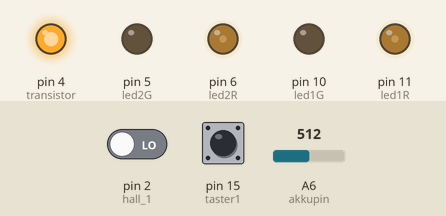
Recording of a program running on a simulated Arduino Nano, built with avr-gcc and run on an emulated ATmega328P. On the bench: output pins drawn as LEDs (lit = HIGH). Inputs (shaded band) come from the test bench; at power-on: A6 (akkupin) = 512, pin 2 (hall_1) LOW, pin 15 (taster1) HIGH. What the program prints to the serial monitor is not drawn.

Above: at 1.2 s.
1.3 s: A6 (akkupin) set to 574
4.3 s: A6 (akkupin) set to 602
At 5.4 s:
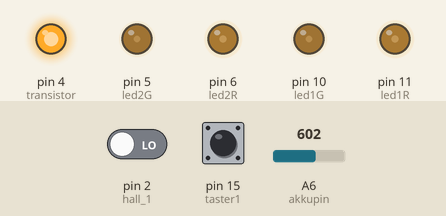
5.8 s: A6 (akkupin) set to 810
At 6.5 s:
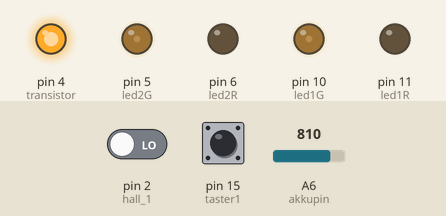
Timing chart, 0 to 8.8 s (numbered marks = the images above; inputs shaded):
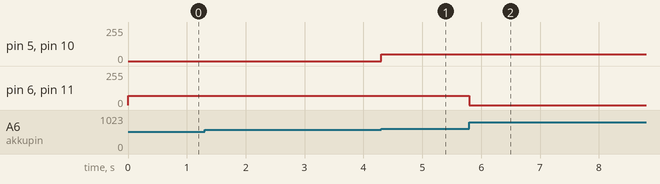

The program:

main.cpp
```cpp
#include <Arduino.h>
#include <PulseInZero.h>
#include <Wire.h>
#include <Adafruit_MCP4725.h>
Adafruit_MCP4725 dac;

const int AnzahlWerte = 10;
String strEingabe;
int werte [AnzahlWerte];
int kommas [AnzahlWerte+1];
boolean bNewdata = false;

//Akku und LED variablen---------------
int akku=0; //    variable für akkumesswert
int akkumitte=610; //schwellwert für mittleren ladezustand
int akkuleer=590; //schwellwert für leeren ladezustand
int gruenpwm=50; // pwmwert 0 bis 255 für grünanteil
int rotpwm=70;  // pwmwert 0 bis 255 für rotanteil
int akkustop=0; //bei 1 wird fahren deaktiviert, bei 0 fahren möglich

//Pinbelegung--------------------
int led1G=10;
int led1R=11;
int led2G=5;
int led2R=6;
int transistor=4; // Transistor an Pin D4
int lenksensor=7; // Graues Kabel zum Lenksensor für Lenkwinkelnullpunkt Sinal = LOW sonst HIGH
int hall_1=2; //erster Hallsensor für Geschwindigkeit
int hall_2=3; //zweiter Hallsensor für Drehrichtung
int taster1=15; //taster1 an D15 bzw A1
int akkupin=A6; //akkuspannung an A6 Prüfen!!!

//Zeit und geschwindigkeits variablen--------------------------------------
unsigned long time=0;
unsigned long halldauer=0;
unsigned long powertime=0;
unsigned long powertimeout=120000; //120 Sekunden

//sonstige Variablen----------------------------------------------------
int richtung;
int gasminaus=800;
int gas=1250; // maximal ca 3200 -> ca 4 Volt für ebike controller
int taster=0;
//---------------------------------------------------------------------------------

void akkustand()
{
	akku=analogRead(akkupin);// Akku voll Grün
	if (akku>akkumitte)
	{
	  analogWrite(led1G,gruenpwm);
	  analogWrite(led2G,gruenpwm);
	  analogWrite(led1R,0);
	  analogWrite(led2R,0);
	  akkustop=0;
	}

	if (akku<=akkumitte&&akku>akkuleer)// Akku<=mitte & akku>leer -> Gelb
	{
	  analogWrite(led1G,gruenpwm);
	  analogWrite(led2G,gruenpwm);
	  analogWrite(led1R,rotpwm);
	  analogWrite(led2R,rotpwm);
	  akkustop=0;
	}

	if (akku<=akkuleer)
	{
	  analogWrite(led1G,0);
	  analogWrite(led2G,0);
	  analogWrite(led1R,rotpwm);
	  analogWrite(led2R,rotpwm);
	  akkustop=1;
	}
}
//----------------------------------------------------------------

void gastaster()
{
   int _taster1=digitalRead(taster1);

  if (_taster1==LOW) //taster1&2 abfragen (mit pullup, d.h. gedrückt = LOW)
    {
		taster=1;
    }
  else //wenn beide HIGH sind alles deaktivieren
    {
		taster=0;
	}

}

void hallinterrupt(unsigned long duration)
{
	halldauer = duration; //duration wird vom interrupt uebergeben: pulse length in microseconds
	richtung = digitalRead(hall_2);
	/* Start listening again... Sobald der interrupt einmal gecalled wird
	ist der interrupt vorerst deaktiviert und muss manuell wieder
	aktiviert werden. */
	PulseInZero::begin();
  }

void setup()
{
  Serial.begin(115200);
  PulseInZero::setup(hallinterrupt);
  PulseInZero::begin(); //nur zur Erinnerung: PulseInZero::abandon();

  dac.begin(0x62);
  dac.setVoltage(0, false);

  pinMode(led1G, OUTPUT); // Grüne LED1
  pinMode(led1R, OUTPUT); // Rote LED1
  pinMode(led2G, OUTPUT); // Grüne LED2
  pinMode(led2R, OUTPUT); // Rote LED2
  pinMode(hall_1, INPUT); // Halleingang1 D2
  pinMode(hall_2, INPUT); // Halleingang2 D3
  pinMode(lenksensor, INPUT); // Lenksensor auf D7 (Bei Rabe ungenutzt, da Lenkbares Rad mit Sensor)
  pinMode(taster1, INPUT_PULLUP); //Taster1 eingang (A1/15)
  pinMode(transistor, OUTPUT); //Transistor für Selbsthalteschaltung
  digitalWrite(transistor, HIGH); //Halteschaltung aktivieren
  kommas[0] = -1;

}

void loop()
{

    if (Serial.available()){
     strEingabe=Serial.readString();
     bNewdata = true;
 }
 if (bNewdata) { // Wird nur ausgeführt wennn neue Daten vorliegen!
    bNewdata = false;
    for(int i=0;i<AnzahlWerte;i++){
      kommas[i+1] = strEingabe.indexOf(",",kommas[i]+1);
      werte[i] = strEingabe.substring(kommas[i]+1,kommas[i+1]).toInt();
      }
      gas=werte[0]; //beliebig erweitern...
   }

   Serial.print(halldauer);
   Serial.print(",");
   Serial.print(gas);
   Serial.print(",");
   Serial.println("");//beliebig erweitern...

time=millis();

gastaster();

if ((time-powertime)>=powertimeout)
	{
		digitalWrite(transistor,LOW); //schaltet sich selbst ab
	}

if (taster==0)//wenn gas nicht betätigt oder lenkwinkel im verbotenen bereich ist
  {
	  dac.setVoltage(gasminaus, false);
	  akkustand();
  }


if (taster==1) //bei tasten druck oder schieben im pedelec timer zurücksetzen
{
	powertime=time; //aktuelle zeit speichern für timeout
	digitalWrite(transistor, HIGH); //Halteschaltung aktivieren
	dac.setVoltage(gas, false);
}
dac.setVoltage(2000, true);

}//loopende

//Funktionen----------------------------------------------------------------
// #include <Arduino.h>
// const int dirPin = 4;
// const int stepPin = 5;
// const int sleepPin = 6;
// const int resetPin = 7;
// const int enablePin = 8;
// const int m0Pin = 9;
// const int m1Pin = 10;
// const int m2Pin = 11;
// const int drehgeberPin=14; //(A0)
// const int hallsensor=15; //(A1)
//
// int steps=2000;
//
// int pause=500; //delay in µs je Step (500)
// int drehgeber;
//
// void setup() {
//   Serial.begin(9600);
//
//   pinMode(stepPin,OUTPUT);
//   pinMode(dirPin,OUTPUT);
//   pinMode(sleepPin,OUTPUT);
//   pinMode(resetPin,OUTPUT);
//   pinMode(enablePin,OUTPUT);
//   pinMode(hallsensor,INPUT_PULLUP);
//
//   // Treiber aktivieren
//   digitalWrite(sleepPin,HIGH); // HIGH für aktivierung des Treibers
//   digitalWrite(resetPin,HIGH); // HIGH für aktivierung des Treibers
//   //digitalWrite(enablePin,HIGH); //The default state of the ENBL pin is to enable the driver, so this pin can be left disconnected.
//
//   //microstepping Treiber: DRV8825
//   digitalWrite(m0Pin,HIGH); // Low/Low/Low=Full step ; High/Low/Low=Half step ; Low/High/Low=1/4 step;
//   digitalWrite(m1Pin,LOW);  // High/High/Low=1/8 step ; Low/Low/High=1/16 step; High/Low/High=1/32 step;
//   digitalWrite(m2Pin,HIGH);
// }
//
// void loop() {
//   drehgeber=analogRead(drehgeberPin);
//   Serial.print("drehgeber: ");
//   Serial.println(drehgeber);
//
//   //zum testen
//   digitalWrite(dirPin,HIGH); // Rechts drehung (im Uhrzeigersinn in draufsicht)
//   for(int x = 0; x < steps; x++) {
//     digitalWrite(stepPin,HIGH);
//     delayMicroseconds(pause);
//     digitalWrite(stepPin,LOW);
//     delayMicroseconds(pause);
//   }
//
//   digitalWrite(dirPin,LOW); // Links drehung (gegen Uhrzeigersinn in draufsicht)
//   for(int x = 0; x < steps; x++) {
//     digitalWrite(stepPin,HIGH);
//     delayMicroseconds(pause);
//     digitalWrite(stepPin,LOW);
//     delayMicroseconds(pause);
//   }
//
//
//
// }
```

Measured:
- the behaviour switches between 590 and 591 on A6 (akkupin) (found by bisection; images 0 and 1)
- after the input at 4.3 s, pin 5 (led2G), pin 10 (led1G): 0/255 → 50/255 at once
- after the input at 5.8 s, pin 6 (led2R), pin 11 (led1R): 70/255 → 0/255 at once
